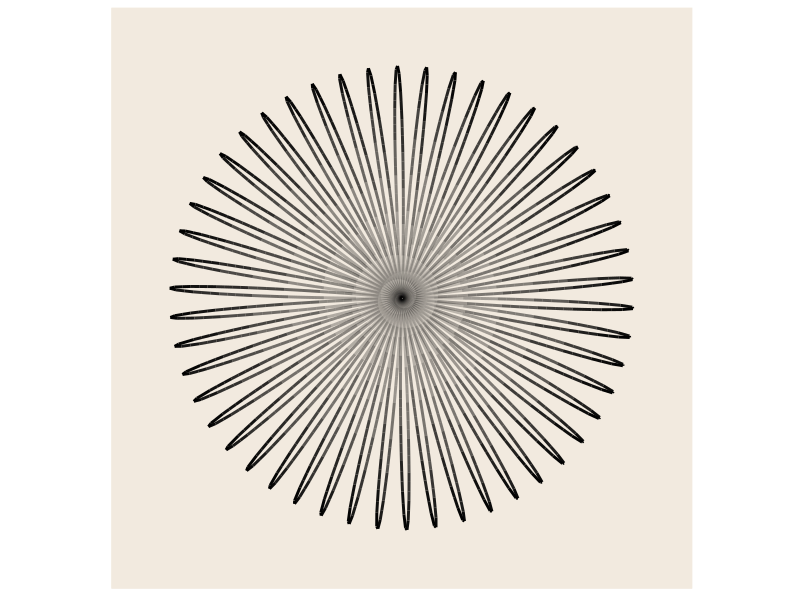
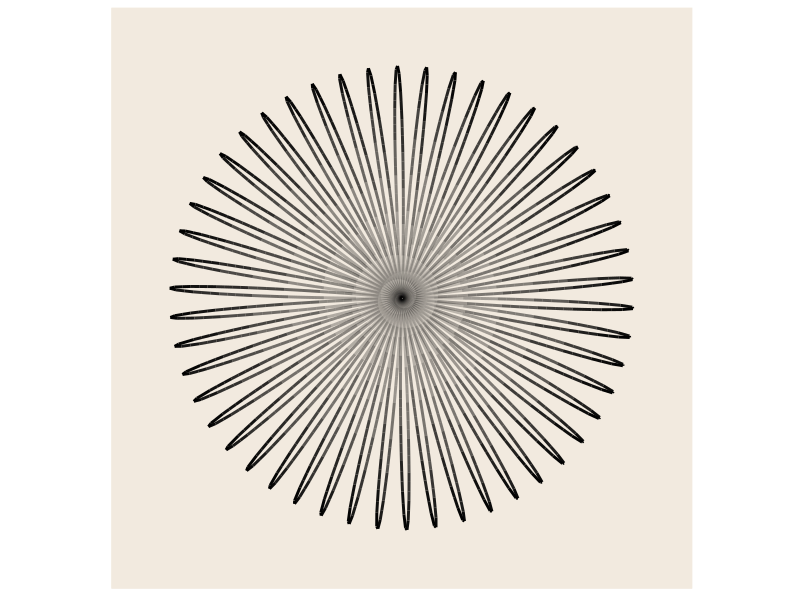

Source code (R) for these figures, in order:
library(ggplot2)

sinusoidalPoints <- function(x1, x2, n, funct) {
  x = seq(x1, x2, length.out = n) 
  y = funct(seq(x1, x2, length.out = n)) 
  
  sinusoidal = data.frame(x, y)
  
  return(sinusoidal)
}

wave = sinusoidalPoints(1, 1+100*pi, 1000, cos)


# Plot
theme_art <- theme(
  legend.position = 'none',
  aspect.ratio = 1,
  panel.background = element_rect(fill = '#F2EADF'),
  panel.grid = element_blank(),
  axis.line = element_blank(),
  axis.ticks = element_blank(),
  axis.text = element_blank(),
  axis.title = element_blank(),
  panel.border = element_rect(colour = '#F2EADF', fill=NA, size=10)
)

ggplot(wave, aes(x,y)) +
  geom_path(size = 1, aes(alpha = y)) +
  coord_polar() +
  theme_art 

ggsave('./Day08/single_curve.png', width = 5, height = 5)
